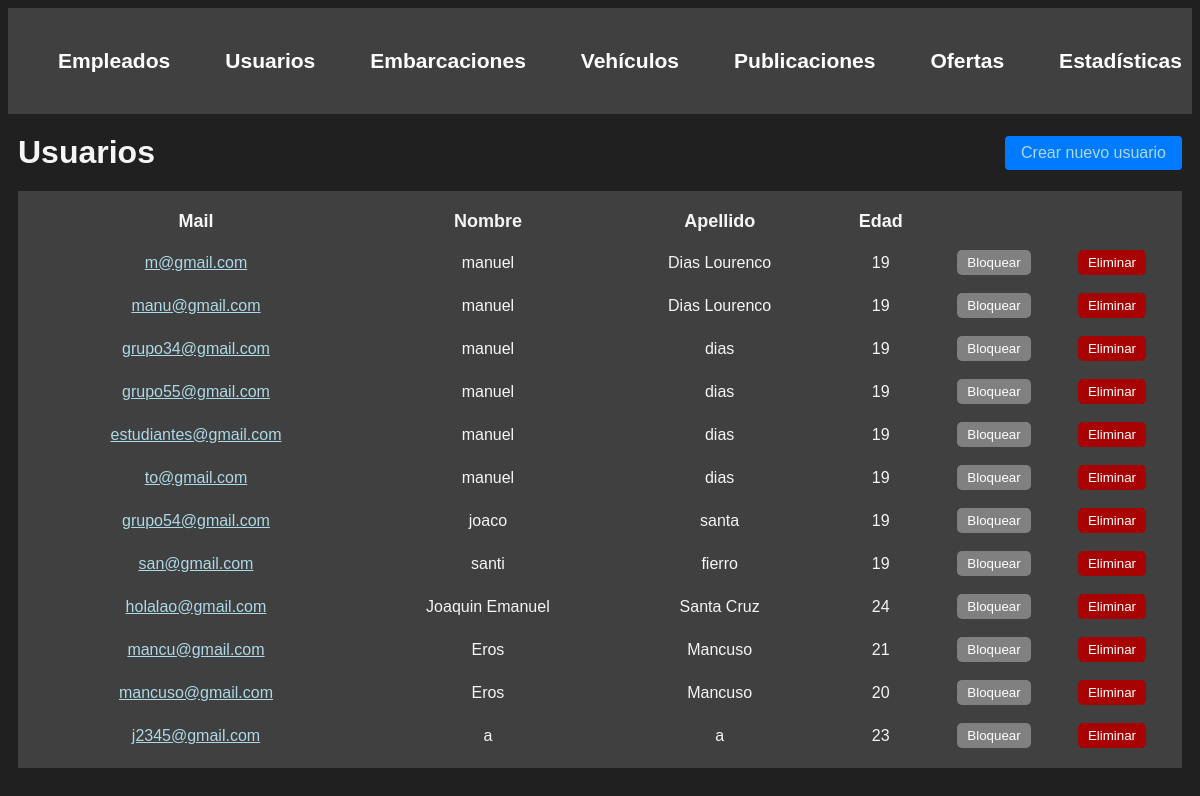
/administracion/usuarios/ (signed in), run on an earlier commit of the app's database.
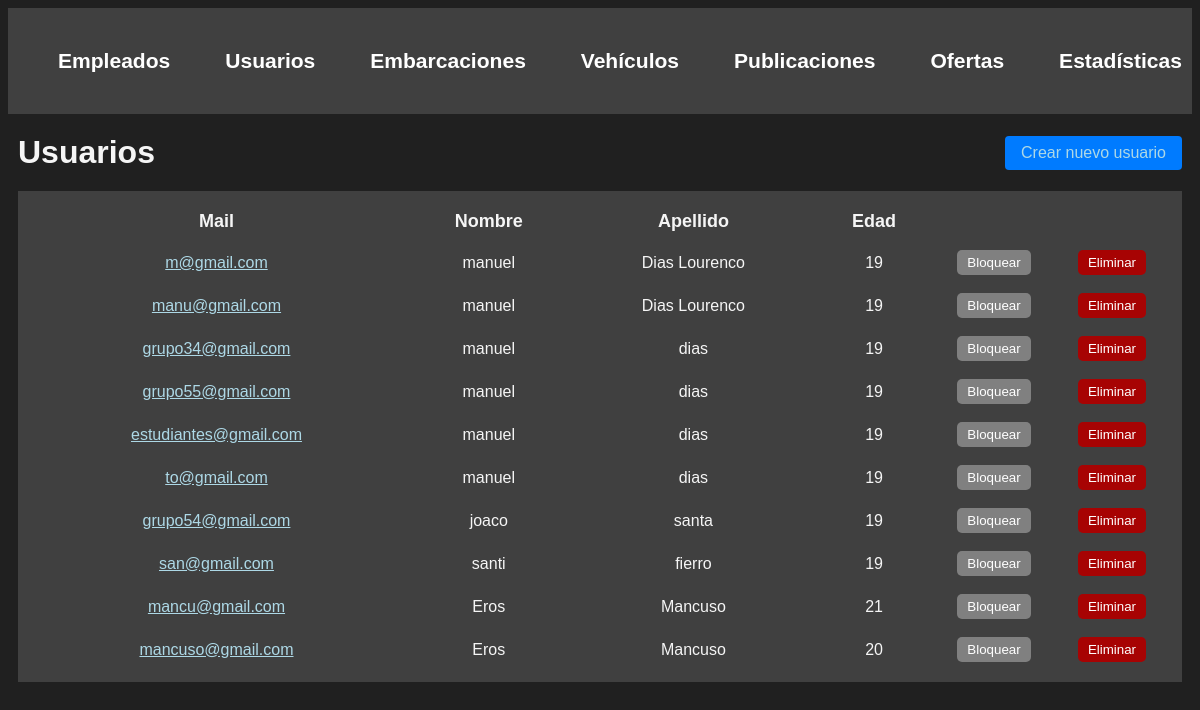
And on a later commit of the database.
### usuarios/models.py (models this page shows, shortened)
class Usuario(AbstractBaseUser, PermissionsMixin):
    nombre = models.CharField(max_length=50)
    apellido = models.CharField(max_length=50)
    fecha_nacimiento = models.DateField()
    telefono = models.CharField(max_length=13)
    mail = models.EmailField(max_length=50, unique=True)
    password = models.CharField(max_length=128)
    is_staff= models.BooleanField(default=False)
    is_blocked= models.BooleanField(default=False)
    USERNAME_FIELD = 'mail'
    REQUIRED_FIELDS = ['nombre', 'apellido', 'fecha_nacimiento', 'telefono']

### administrador/views.py (the view)
# urls.py: path('', include('usuarios.urls')),
@login_required(login_url=reverse_lazy('home'))
def usuarios(request):
    chequear_admin(request.user)
    usuarios = Usuario.objects.filter(is_staff=False)
    for usuario in usuarios:
        usuario.edad = calcular_edad(usuario.fecha_nacimiento)
    return render(request, 'usuarios.html', {
        'usuarios' : usuarios
    })

### administrador/backend.py (called while the page is built)
def calcular_edad(fecha_nacimiento):
    fecha_actual = datetime.now()
    edad = fecha_actual.year - fecha_nacimiento.year - ((fecha_actual.month, fecha_actual.day) < (fecha_nacimiento.month, fecha_nacimiento.day))
    return edad

def chequear_admin(user):
    if not user.is_superuser:
        return redirect('home')

### autenticacion/backend.py (called while the page is built)
    def get_user(self, user_id):
        UserModel = get_user_model()
        try:
            return UserModel.objects.get(pk=user_id)
        except UserModel.DoesNotExist:
            return None

### administrador/templates/usuarios.html (shortened to what this page needs)
{% extends 'layouts/navbar.html' %}
{% block content %}
<div class="header">
    <h1>Usuarios</h1>
    <a href="{% url 'crear usuario' %}" class="btn btn-primary">Crear nuevo usuario</a>
</div>
<table>
    <thead>
        <tr>
            <th>Mail</th>
            <th>Nombre</th>
            <th>Apellido</th>
            <th>Edad</th>
            <th></th>
            <th></th>
        </tr>
    </thead>
    <tbody>
        {% for usuario in usuarios %}
            <tr>
                <td>
                    <a href="{% url 'ver perfil' usuario.id %}"> {{usuario.mail}} </a>
                </td>
                <td>{{usuario.nombre}}</td>
                <td>{{usuario.apellido}}</td>
                <td>{{usuario.edad}}</td>
                <td>
                    {% if usuario.is_blocked %}
                        <form action="{% url 'desbloquear usuario' %}" method="post">
                            {% csrf_token %}
                            <input type="hidden" name="usuario_id" value="{{ usuario.id }}">
                            <button type="submit" class="btn-block">Desbloquear</button>
                        </form>
                    {% else %}
                        <form action="{% url 'bloquear usuario' %}" method="post">
                            <button type="submit" class="btn-block">Bloquear</button>
                        </form>
                    {% endif %}
                </td>
                <td>
                    <button class="btn-delete">Eliminar</button>
                </td>
            </tr>
        {% endfor %}
    </tbody>
</table>
{% endblock %}

### administrador/templates/layouts/navbar.html (shortened to what this page needs)
{% load static %}
<!DOCTYPE html>
<html lang="en">
<head>
    <link rel="stylesheet" href="{% static 'styles/main.css' %}">
</head>
<body>
    <nav class="navbar container">
        <ul>
            <li>
                <a href="{% url 'empleados' %}">
                    <h3>Empleados</h3>
                </a>
            </li>
            <li>
                <a href="{% url 'usuarios' %}">
                    <h3>Usuarios</h3>
                </a>
            </li>
            <li>
                <a>
                    <h3>Embarcaciones</h3>
                </a>
            </li>
            <li>
                <a>
                    <h3>Vehículos</h3>
                </a>
            </li>
            <li>
                <a>
                    <h3>Publicaciones</h3>
                </a>
            </li>
            <li>
                <a>
                    <h3>Ofertas</h3>
                </a>
            </li>
            <li>
                <a>
                    <h3>Estadísticas</h3>
                </a>
            </li>
        </ul>
    </nav>
    <main class="container">
        {% block content %}
        {% endblock %}
    </main>
</body>
</html>

### administrador/static/styles/main.css (style rules this page uses)
body { background: #202020; color: whitesmoke; font-family: arial; }
.navbar { background: #404040; padding: 5px 0; }
.navbar ul { display: flex; justify-content: space-between; margin-top: 0px; margin-bottom: 0px; }
.navbar ul li { list-style: none; }
.navbar ul li a { color: white; font-size: 18px; text-decoration: none; }
.container { max-width: 1200px; margin: auto; padding: 20px 10px; }
.header { display: flex; justify-content: space-between; align-items: center; margin-bottom: 20px; }
.header h1 { margin: 0; }
.btn-primary { background-color: #007bff; border-color: #007bff; color: #fff; padding: 8px 16px; border-radius: 4px; text-decoration: none; }
table { width: 100%; background: #404040; color: whitesmoke; padding: 10px; margin-bottom: 2px; }
table thead th { font-size: 18px; }
table tbody td { font-size: 16px; }
table th, table td { padding: 8px; text-align: center; }
a:link, a:visited { color: lightblue; font-size: 16px; }
.btn-delete { background-color: rgb(167, 3, 3); color: white; border: none; border-radius: 5px; padding: 5px 10px; }
.btn-block { background-color: gray; color: white; border: none; border-radius: 5px; padding: 5px 10px; }
td:nth-child(5), td:nth-child(6) { width: 100px; }

What changed in the data, as far as the page shows it:
removed Usuario: mail "holalao@gmail.com", nombre "Joaquin Emanuel", apellido "Santa Cruz", edad "24"
removed Usuario: mail "j2345@gmail.com", nombre "a", apellido "a", edad "23"
